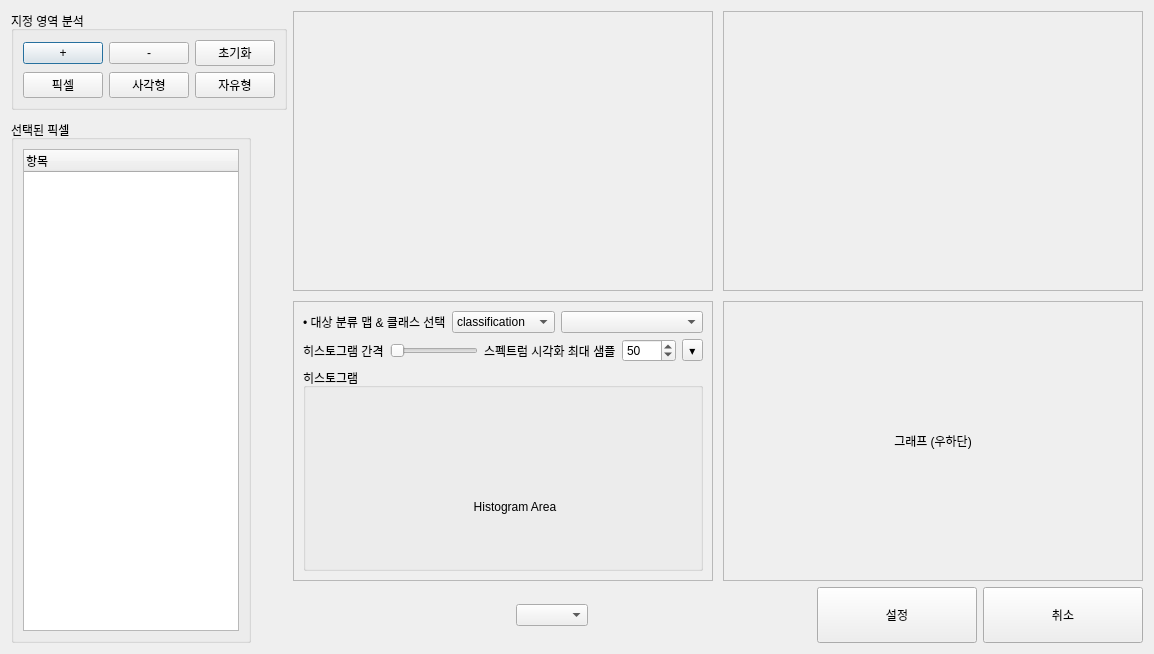
<?xml version="1.0" encoding="UTF-8"?>
<ui version="4.0">
 <class>AnalysisSelectionDialog</class>
 <widget class="QDialog" name="AnalysisSelectionDialog">
  <property name="geometry">
   <rect>
    <x>0</x>
    <y>0</y>
    <width>980</width>
    <height>640</height>
   </rect>
  </property>
  <property name="windowTitle">
   <string>지정 영역 분석</string>
  </property>
  <layout class="QVBoxLayout" name="vl_root">
   <item>
    <layout class="QHBoxLayout" name="hl_main" stretch="0,0">
     <item>
      <layout class="QVBoxLayout" name="vl_left">
       <property name="spacing">
        <number>10</number>
       </property>
       <item>
        <widget class="QGroupBox" name="gb_roiTools">
         <property name="title">
          <string>지정 영역 분석</string>
         </property>
         <layout class="QVBoxLayout" name="vl_roiTools">
          <item>
           <layout class="QHBoxLayout" name="hl_endpoints">
            <item>
             <widget class="QPushButton" name="btn_plus">
              <property name="text">
               <string>+</string>
              </property>
             </widget>
            </item>
            <item>
             <widget class="QPushButton" name="btn_minus">
              <property name="text">
               <string>-</string>
              </property>
             </widget>
            </item>
            <item>
             <widget class="QPushButton" name="btn_reset">
              <property name="text">
               <string>초기화</string>
              </property>
             </widget>
            </item>
           </layout>
          </item>
          <item>
           <layout class="QHBoxLayout" name="hl_modes">
            <item>
             <widget class="QPushButton" name="btn_pixel">
              <property name="text">
               <string>픽셀</string>
              </property>
             </widget>
            </item>
            <item>
             <widget class="QPushButton" name="btn_rect">
              <property name="text">
               <string>사각형</string>
              </property>
             </widget>
            </item>
            <item>
             <widget class="QPushButton" name="btn_free">
              <property name="text">
               <string>자유형</string>
              </property>
             </widget>
            </item>
           </layout>
          </item>
         </layout>
        </widget>
       </item>

       <item>
        <widget class="QGroupBox" name="gb_selectedPixels">
         <property name="maximumSize">
          <size>
           <width>240</width>
           <height>16777215</height>
          </size>
         </property>
         <property name="title">
          <string>선택된 픽셀</string>
         </property>
         <layout class="QVBoxLayout" name="vl_sel">
          <item>
           <widget class="QTreeWidget" name="tw_selected">
            <property name="sizePolicy">
             <sizepolicy hsizetype="Preferred" vsizetype="Expanding">
              <horstretch>0</horstretch>
              <verstretch>0</verstretch>
             </sizepolicy>
            </property>
            <column>
             <property name="text">
              <string>항목</string>
             </property>
            </column>
           </widget>
          </item>
         </layout>
        </widget>
       </item>
      </layout>
     </item>

     <item>
      <layout class="QVBoxLayout" name="vl_right">
       <item>
        <layout class="QGridLayout" name="grid_plots" rowstretch="0,0" columnstretch="0,0">
         <property name="spacing">
          <number>10</number>
         </property>

         <!-- 좌상단 그래프 프레임 (레이아웃만, 라벨 제거 / 마진 0) -->
         <item row="0" column="0">
          <widget class="QFrame" name="plot_tl">
           <property name="sizePolicy">
            <sizepolicy hsizetype="Expanding" vsizetype="Expanding">
             <horstretch>0</horstretch>
             <verstretch>0</verstretch>
            </sizepolicy>
           </property>
           <property name="minimumSize">
            <size>
             <width>420</width>
             <height>280</height>
            </size>
           </property>
           <property name="frameShape">
            <enum>QFrame::StyledPanel</enum>
           </property>
           <layout class="QVBoxLayout" name="vl_plot_tl">
            <property name="leftMargin">
             <number>0</number>
            </property>
            <property name="topMargin">
             <number>0</number>
            </property>
            <property name="rightMargin">
             <number>0</number>
            </property>
            <property name="bottomMargin">
             <number>0</number>
            </property>
            <property name="spacing">
             <number>0</number>
            </property>
           </layout>
          </widget>
         </item>

         <!-- 우상단 그래프 프레임 (레이아웃만, 라벨 제거 / 마진 0) -->
         <item row="0" column="1">
          <widget class="QFrame" name="plot_tr">
           <property name="sizePolicy">
            <sizepolicy hsizetype="Expanding" vsizetype="Expanding">
             <horstretch>0</horstretch>
             <verstretch>0</verstretch>
            </sizepolicy>
           </property>
           <property name="minimumSize">
            <size>
             <width>420</width>
             <height>280</height>
            </size>
           </property>
           <property name="frameShape">
            <enum>QFrame::StyledPanel</enum>
           </property>
           <layout class="QVBoxLayout" name="vl_plot_tr">
            <property name="leftMargin">
             <number>0</number>
            </property>
            <property name="topMargin">
             <number>0</number>
            </property>
            <property name="rightMargin">
             <number>0</number>
            </property>
            <property name="bottomMargin">
             <number>0</number>
            </property>
            <property name="spacing">
             <number>0</number>
            </property>
           </layout>
          </widget>
         </item>

         <!-- 좌하단: 히스토그램/클래스 선택 -->
         <item row="1" column="0">
          <widget class="QFrame" name="panel_class_hist">
           <property name="sizePolicy">
            <sizepolicy hsizetype="Expanding" vsizetype="Expanding">
             <horstretch>0</horstretch>
             <verstretch>0</verstretch>
            </sizepolicy>
           </property>
           <property name="minimumSize">
            <size>
             <width>420</width>
             <height>280</height>
            </size>
           </property>
           <property name="frameShape">
            <enum>QFrame::StyledPanel</enum>
           </property>
           <layout class="QVBoxLayout" name="vl_class_hist">
            <item>
             <layout class="QHBoxLayout" name="hl_classbar">
              <item>
               <widget class="QLabel" name="lbl_target">
                <property name="text">
                 <string>• 대상 분류 맵 &amp; 클래스 선택</string>
                </property>
               </widget>
              </item>
              <item>
               <widget class="QComboBox" name="cb_intermediate_target">
                <item>
                 <property name="text">
                  <string>classification</string>
                 </property>
                </item>
               </widget>
              </item>
              <item>
               <widget class="QComboBox" name="cb_class_range">
                <property name="minimumContentsLength">
                 <number>14</number>
                </property>
               </widget>
              </item>
             </layout>
            </item>
            <item>
             <layout class="QHBoxLayout" name="hl_hist_opt">
              <item><widget class="QLabel" name="lbl_bin"><property name="text"><string>히스토그램 간격</string></property></widget></item>
              <item><widget class="QSlider" name="sld_bins"><property name="orientation"><enum>Qt::Horizontal</enum></property></widget></item>
              <item><widget class="QLabel" name="lbl_topk"><property name="text"><string>스펙트럼 시각화 최대 샘플</string></property></widget></item>
              <item><widget class="QSpinBox" name="sb_max_samples"><property name="minimum"><number>1</number></property><property name="maximum"><number>1000</number></property><property name="value"><number>50</number></property></widget></item>
              <item><widget class="QToolButton" name="btn_hist_more"><property name="text"><string>▾</string></property></widget></item>
             </layout>
            </item>
            <item>
             <widget class="QGroupBox" name="gb_hist">
              <property name="title">
               <string>히스토그램</string>
              </property>
              <layout class="QVBoxLayout" name="vl_hist_box">
               <item>
                <widget class="QLabel" name="lbl_hist">
                 <property name="minimumSize">
                  <size>
                   <width>400</width>
                   <height>220</height>
                  </size>
                 </property>
                 <property name="text">
                  <string>Histogram Area</string>
                 </property>
                 <property name="alignment">
                  <set>Qt::AlignCenter</set>
                 </property>
                </widget>
               </item>
              </layout>
             </widget>
            </item>
           </layout>
          </widget>
         </item>

         <!-- 우하단: 보조 그래프(원하면 라벨 유지) -->
         <item row="1" column="1">
          <widget class="QFrame" name="plot_br">
           <property name="sizePolicy">
            <sizepolicy hsizetype="Expanding" vsizetype="Expanding">
             <horstretch>0</horstretch>
             <verstretch>0</verstretch>
            </sizepolicy>
           </property>
           <property name="minimumSize">
            <size>
             <width>420</width>
             <height>280</height>
            </size>
           </property>
           <property name="frameShape">
            <enum>QFrame::StyledPanel</enum>
           </property>
           <layout class="QVBoxLayout" name="vl_plot_br">
            <property name="leftMargin"><number>0</number></property>
            <property name="topMargin"><number>0</number></property>
            <property name="rightMargin"><number>0</number></property>
            <property name="bottomMargin"><number>0</number></property>
            <property name="spacing"><number>0</number></property>
            <item>
             <widget class="QLabel" name="lbl_plot_br">
              <property name="text">
               <string>그래프 (우하단)</string>
              </property>
              <property name="alignment">
               <set>Qt::AlignCenter</set>
              </property>
             </widget>
            </item>
           </layout>
          </widget>
         </item>
        </layout>
       </item>

       <item>
        <layout class="QHBoxLayout" name="hl_bottom">
         <item>
          <spacer name="sp_bottom_left">
           <property name="orientation">
            <enum>Qt::Horizontal</enum>
           </property>
           <property name="sizeHint" stdset="0">
            <size>
             <width>40</width>
             <height>20</height>
            </size>
           </property>
          </spacer>
         </item>
         <item>
          <widget class="QComboBox" name="comboBox"/>
         </item>
         <item>
          <spacer name="sp_bottom_mid">
           <property name="orientation">
            <enum>Qt::Horizontal</enum>
           </property>
           <property name="sizeHint" stdset="0">
            <size>
             <width>40</width>
             <height>20</height>
            </size>
           </property>
          </spacer>
         </item>
         <item>
          <widget class="QPushButton" name="btn_apply">
           <property name="minimumSize">
            <size>
             <width>160</width>
             <height>56</height>
            </size>
           </property>
           <property name="text">
            <string>설정</string>
           </property>
          </widget>
         </item>
         <item>
          <widget class="QPushButton" name="btn_cancel">
           <property name="minimumSize">
            <size>
             <width>160</width>
             <height>56</height>
            </size>
           </property>
           <property name="text">
            <string>취소</string>
           </property>
          </widget>
         </item>
        </layout>
       </item>
      </layout>
     </item>
    </layout>
   </item>
  </layout>
 </widget>
 <resources/>
 <connections/>
</ui>
